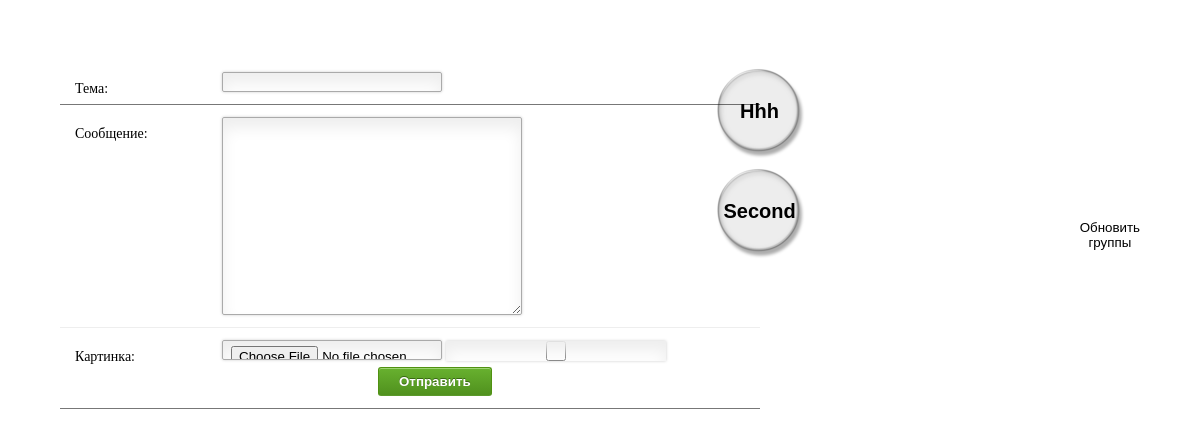
Before: /main/ with the older database file.
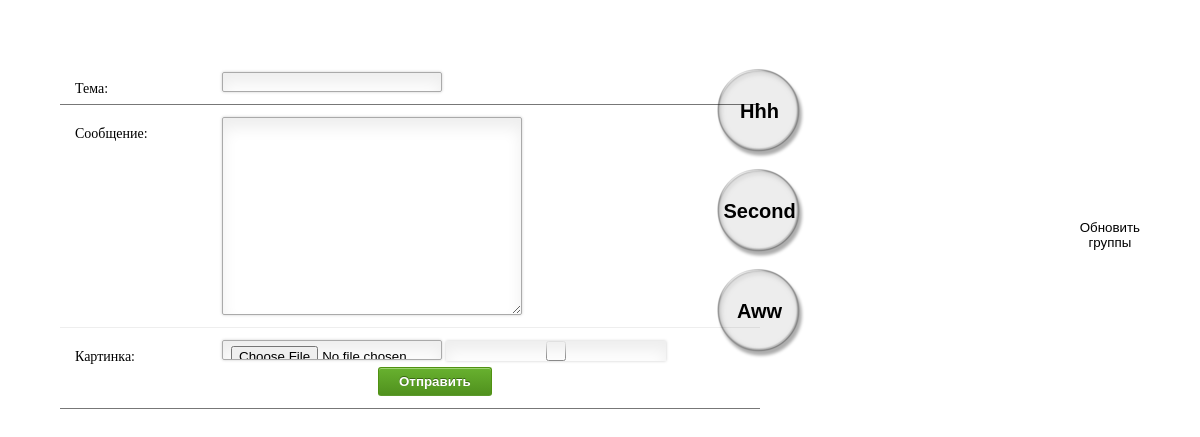
After: the same page with the newer database file.
### main/models.py (models this page shows, shortened)
class Groups(models.Model):
    id_group = models.IntegerField(unique=True)
    name = models.CharField('Название группы', max_length=50)
    class Meta:
        verbose_name = 'Группа'
        verbose_name_plural = 'Группы'
    @staticmethod
    def get_id_groups():
        try:
            all_id = Groups.objects.values('id_group', 'name')
            return all_id
        except ObjectDoesNotExist:
            return None

### main/views.py (the view, shortened to what this page needs)
# urls.py: path('', views.send_message, name='send_message'),
def send_message(request):
    all_info = Groups.get_id_groups()
    if all_info is None: all_info = []
    list_info = list(all_info)
    form = MessageForm()
    data = {
        'form': form,
        'list_info': list_info,
    }
    return render(request, 'main/send_message.html', data)

### main/forms.py
class MessageForm(ModelForm):
    class Meta:
        model = Messages
        fields = ['theme', 'text', 'image_file']
        widgets = {
            "theme": TextInput(attrs={
                'class': 'input100',
            }),
            "text": Textarea(attrs={
                'class': 'input100',
            }),
            "image_file": FileInput(),
        }

### main/templates/main/send_message.html (shortened to what this page needs)
{% extends 'main/loyaut.html' %}
{% load static %}
{% block content %}
    <form method="post" class="contact_form" name="contact_form"
          id="contact" action="." style=" display: flex;
    flex-direction: row; flex-wrap: nowrap; margin: 5%;">
        <div style="width: 60%;">
            <ul>
                <li>
                    {{ form.theme.label_tag }}
                    {{ form.theme }}
                </li>
                <li>
                    {{ form.text.label_tag }}
                    {{ form.text }}
                </li>
                <li>
                    {{ form.image_file.label_tag }}
                    {{ form.image_file }}
                    <input type="checkbox" id="save" value="Сохранить">
                    <button class="submit" type="submit" id="send_message">Отправить</button>
                </li>
            </ul>
        </div>
        <div style=" width: 40%;" class="btn-group" id="group_main">
            {% include 'main/groups.html' %}
        </div>
        <button class="btn btn-success" id="update_groups"> Обновить группы</button>
    </form>
{% endblock %}

### main/templates/main/loyaut.html (shortened to what this page needs)
{% load static %}
<!doctype html>
<html lang="en">
<head>
    <link rel="stylesheet" type="text/css" href="{% static "main/css/util.css" %}"/>
    <link rel="stylesheet" type="text/css" href="{% static "main/css/main.css" %}"/>
    <link rel="stylesheet" type="text/css" href="{% static "main/css/message.css" %}"/>
</head>
<body>
<main>
    {% block content %}
    {% endblock %}
</main>
</body>
</html>

### main/templates/main/groups.html
{% load static %}
{% for el in list_info %}
                <div style="position: relative;height: 100px; float: left;">
                    <button id="{{ el.id_group }}" class="btn_check_group">
                        <div style="position: absolute; top: 0; left: 0; width: 100px;">
                            <img src="{% static 'main/images/pr.png' %}" alt="..."/>
                        </div>
                        <div
                             style="position: absolute; top: 40%; left: 1%; width: 100px; font-size: 1.5em; font-weight: bolder">
                            {{ el.name }}
                        </div>
                    </button>
                </div>
            {% endfor %}

### main/static/main/css/main.css (style rules this page uses)
* { margin: 0px; padding: 0px; box-sizing: border-box; }
body, html { height: 100%; font-family: Poppins-Regular, sans-serif; }
ul, li { margin: 0px; list-style-type: none; }
input { outline: none; border: none; }
textarea { outline: none; border: none; }
label { display: block; margin: 0; }
button { outline: none !important; border: none; background: transparent; }
.input100 { font-family: Poppins-Regular, serif; font-size: 15px; color: #555555; line-height: 1.2; display: block; width: 100%; background: transparent; padding: 0 5px; }
input.input100 { height: 45px; }

### main/static/main/css/message.css (style rules this page uses)
body { font: 14px/21px "Lucida Sans", "Lucida Grande", "Lucida Sans Unicode", sans-serif; }
.contact_form h2, .contact_form label { font-family: Georgia, Times, "Times New Roman", serif; }
.contact_form ul { width: 700px; list-style-type: none; list-style-position: outside; margin: 0px; padding: 0px; }
.contact_form li { padding: 12px; border-bottom: 1px solid #eee; position: relative; }
.contact_form li:first-child, .contact_form li:last-child { border-bottom: 1px solid #777; }
.contact_form label { width: 150px; margin-top: 3px; display: inline-block; float: left; padding: 3px; }
.contact_form input { height: 20px; width: 220px; padding: 5px 8px; }
.contact_form textarea { padding: 8px; width: 300px; }
.contact_form button { margin-left: 156px; }
.contact_form input, .contact_form textarea { border: 1px solid #aaa; box-shadow: 0px 0px 3px #ccc, 0 10px 15px #eee inset; border-radius: 2px; padding-right: 30px; -moz-transition: padding .25s; -webkit-transition: padding .25s; -o-transition: padding .25s; transition: padding .25s; }
button.submit { background-color: #68b12f; background: -webkit-gradient(linear, left top, left bottom, from(#68b12f), to(#50911e)); background: -webkit-linear-gradient(top, #68b12f, #50911e); background: -moz-linear-gradient(top, #68b12f, #50911e); background: -ms-linear-gradient(top, #68b12f, #50911e); background: -o-linear-gradient(top, #68b12f, #50911e); background: linear-gradient(top, #68b12f, #50911e); border: 1px solid #509111; border-bottom: 1px solid #5b992b; border-radius: 3px; -webkit-border-radius: 3px; -moz-border-radius: 3px; -ms-border-radius: 3px; -o-border-radius: 3px; box-shadow: inset 0 1px 0 0 #9fd574; -webkit-box-shadow: 0 1px 0 0 #9fd574 inset; -moz-box-shadow: 0 1px 0 0 #9fd574 inset; -ms-box-shadow: 0 1px 0 0 #9fd574 inset; -o-box-shadow: 0 1px 0 0 #9fd574 inset; color: white; font-weight: bold; padding: 6px 20px; text-align: center; text-shadow: 0 -1px 0 #396715; }

Changed rows visible on the page:
added Groups: name "Aww"
